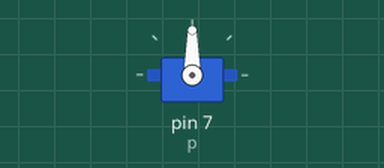
This program was run on a simulated Raspberry Pi (header pin numbers). On the bench: servo. Servo angles are drawn from the pulse width (0.5 ms = 0°, 2.5 ms = 180°).

Above: at 0.1 s.
At 1.1 s:
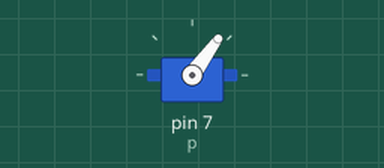
Timing chart, 0 to 2.6 s (numbered marks = the images above):
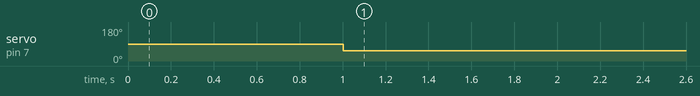

The program:

servo1.py
```python
import RPi.GPIO as GPIO
import time

GPIO.setmode(GPIO.BOARD)

GPIO.setup(7,GPIO.OUT)
#GPIO.setup(11,GPIO.OUT)

p = GPIO.PWM(7,50)
p.start(7.5)
#q = GPIO.PWM(11,50)
#q.start(11,8)
try:
	while True:
		GPIO.output(7,1)
		time.sleep(0.0015)
		GPIO.output(7,0)
		#GPIO.output(11,1)
		#time.sleep(0.0015)
		#GPIO.output(11,0)

		p.ChangeDutyCycle(0.5)
		time.sleep(1)
		p.ChangeDutyCycle(5.5)
		time.sleep(1)
		#q.ChangeDutyCycle(0.5)
		#time.sleep(1)
		#q.ChangeDutyCycle(5.5)
		#time.sleep(1)
		#p.ChangeDutyCycle(0.5)
		#time.sleep(1)

except KeyboardInterrupt:
	GPIO.cleanup()
```

Measured:
- by itself, servo on pin 7 (p): 90° → 54° at 1.0 s
